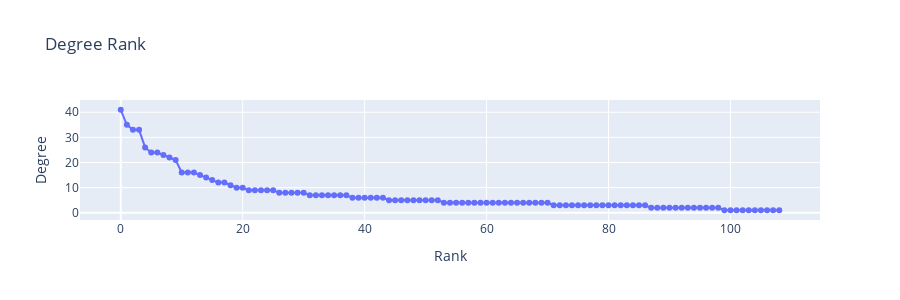

Notebook code for this chart:
### Code cell
plot_degree_rank(G)

### Figure 1 — Plotly figure (JSON) as saved in the notebook; plotly's stock layout.template omitted (floating-point values rounded to 4 significant figures)
{"data": [{"mode": "lines+markers", "type": "scatter", "x": [0, 1, 2, 3, 4, 5, 6, 7, 8, 9, 10, 11, 12, 13, 14, 15, 16, 17, 18, 19, 20, 21, 22, 23, 24, 25, 26, 27, 28, 29, 30, 31, 32, 33, 34, 35, 36, 37, 38, 39, 40, 41, 42, 43, 44, 45, 46, 47, 48, 49, 50, 51, 52, 53, 54, 55, 56, 57, 58, 59, 60, 61, 62, 63, 64, 65, 66, 67, 68, 69, 70, 71, 72, 73, 74, 75, 76, 77, 78, 79, 80, 81, 82, 83, 84, 85, 86, 87, 88, 89, 90, 91, 92, 93, 94, 95, 96, 97, 98, 99, 100, 101, 102, 103, 104, 105, 106, 107, 108], "y": [41, 35, 33, 33, 26, 24, 24, 23, 22, 21, 16, 16, 16, 15, 14, 13, 12, 12, 11, 10, 10, 9, 9, 9, 9, 9, 8, 8, 8, 8, 8, 7, 7, 7, 7, 7, 7, 7, 6, 6, 6, 6, 6, 6, 5, 5, 5, 5, 5, 5, 5, 5, 5, 4, 4, 4, 4, 4, 4, 4, 4, 4, 4, 4, 4, 4, 4, 4, 4, 4, 4, 3, 3, 3, 3, 3, 3, 3, 3, 3, 3, 3, 3, 3, 3, 3, 3, 2, 2, 2, 2, 2, 2, 2, 2, 2, 2, 2, 2, 1, 1, 1, 1, 1, 1, 1, 1, 1, 1]}], "layout": {"height": 300, "title": {"text": "Degree Rank"}, "xaxis": {"title": {"text": "Rank"}}, "yaxis": {"title": {"text": "Degree"}}}}
